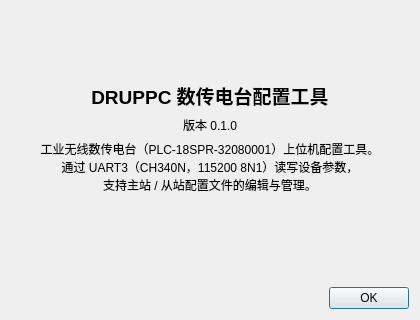
<?xml version="1.0" encoding="UTF-8"?>
<ui version="4.0">
 <class>AboutDialog</class>
 <widget class="QDialog" name="AboutDialog">
  <property name="geometry">
   <rect>
    <x>0</x>
    <y>0</y>
    <width>420</width>
    <height>320</height>
   </rect>
  </property>
  <property name="windowTitle">
   <string>关于 DRUPPC</string>
  </property>
  <layout class="QVBoxLayout" name="verticalLayout">
   <item>
    <widget class="QLabel" name="lblIcon">
     <property name="minimumSize">
      <size>
       <width>64</width>
       <height>64</height>
      </size>
     </property>
     <property name="text">
      <string/>
     </property>
     <property name="alignment">
      <set>Qt::AlignCenter</set>
     </property>
    </widget>
   </item>
   <item>
    <widget class="QLabel" name="lblTitle">
     <property name="font">
      <font>
       <pointsize>14</pointsize>
       <weight>75</weight>
       <bold>true</bold>
      </font>
     </property>
     <property name="text">
      <string>DRUPPC 数传电台配置工具</string>
     </property>
     <property name="alignment">
      <set>Qt::AlignCenter</set>
     </property>
    </widget>
   </item>
   <item>
    <widget class="QLabel" name="lblVersion">
     <property name="text">
      <string>版本 0.1.0</string>
     </property>
     <property name="alignment">
      <set>Qt::AlignCenter</set>
     </property>
    </widget>
   </item>
   <item>
    <widget class="QLabel" name="lblDesc">
     <property name="text">
      <string>工业无线数传电台（PLC-18SPR-32080001）上位机配置工具。
通过 UART3（CH340N，115200 8N1）读写设备参数，
支持主站 / 从站配置文件的编辑与管理。</string>
     </property>
     <property name="alignment">
      <set>Qt::AlignCenter</set>
     </property>
     <property name="wordWrap">
      <bool>true</bool>
     </property>
    </widget>
   </item>
   <item>
    <spacer name="verticalSpacer">
     <property name="orientation">
      <enum>Qt::Vertical</enum>
     </property>
     <property name="sizeHint" stdset="0">
      <size>
       <width>20</width>
       <height>40</height>
      </size>
     </property>
    </spacer>
   </item>
   <item>
    <widget class="QDialogButtonBox" name="buttonBox">
     <property name="standardButtons">
      <set>QDialogButtonBox::Ok</set>
     </property>
    </widget>
   </item>
  </layout>
 </widget>
 <resources/>
 <connections/>
</ui>
